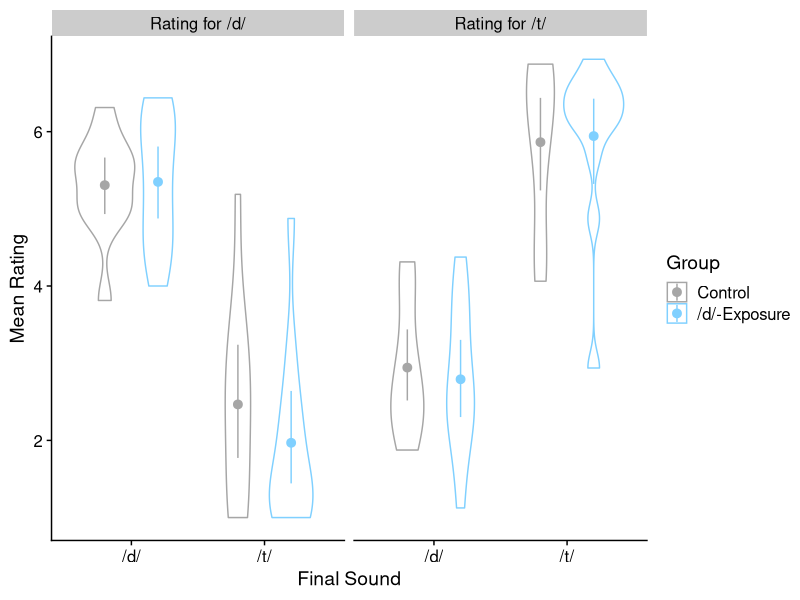

Here is the R script that generated this plot:
## ---- chunk 1
knitr::opts_chunk$set(echo = TRUE)

## ---- chunk 2
library(tidyverse)
library(magrittr)
library(cowplot)
library(stringi)
library(lme4)
library(lmerTest)
library(ggplot2)
## ---- chunk 3
# Pipes
get_LD_byParticipant = . %>% 
  filter(Block.Type == "exposure") %>%
  group_by(Language, Group, Participant) %>% 
  summarise(
    Accuracy = mean(LD.Correct, na.rm = T),
    RT = mean(LD.RT, na.rm = T)) 

get_LD.Accuracy_byGroup = . %>% 
  get_LD_byParticipant() %>% 
  group_by(Language, Group) %>% 
  summarise(mean = mean(Accuracy, na.rm = T), 
            sd = sd(Accuracy, na.rm = T)) %>%
  ungroup() %>%
  mutate_at(c("mean", "sd"),
            .funs = function(x) 100 * round(x, 3))

get_LD.RT_byGroup = . %>% 
  get_LD_byParticipant() %>% 
  group_by(Language, Group) %>% 
  summarise(mean = mean(RT, na.rm = T), 
            sd = sd(RT, na.rm = T)) %>%
  ungroup() %>%
  mutate_at(c("mean", "sd"),
            .funs = function(x) round(x, 1))


get_LD_performance = function(
  d, 
  language = c("English", "Swedish"), 
  group = c("control", "/d/-exposure"), 
  what = "accuracy",
  critical = F) {
  require(magrittr)
  
  if (critical) {
    group = "/d/-exposure"
    d %<>% 
      filter(Item.Type == "critical") 
  }
  d %<>% 
    filter(Language %in% language, Group %in% group) %>% 
    droplevels()
  
  if (what == "accuracy")
    d %<>% get_LD.Accuracy_byGroup() else if (what == "RT") 
    d %<>% get_LD.RT_byGroup()
  
  text = ""
  for (l in language) {
    # If more than one language, add language to paste, otherwise not
    if (length(language) > 1) text = paste0(text, l, ", ")
    for (g in group) {
      text = paste0(
        text, 
        # If more than one group, add group to paste, otherwise not
        if (length(group) > 1) paste0(g, " group: ") else "",
        "M = ", 
        d[d$Language == l & d$Group == g, "mean"], 
        ", SD = ",
        d[d$Language == l & d$Group == g, "sd"])
      if (
        !and(
          l == language[length(language)], 
          g == group[length(group)])) 
        text = paste0(text, "; ")
    }
  }
  
  return(text)
} 
## ---- chunk 4
# Load swedish data
d.swedish = read_csv(file = "../data/Swedish/pilot_test/testrun2.csv")

# Standardize variable names for Swedish
d.swedish %<>%
  dplyr::rename(
    Participant = participant,
    Item.WordID = item,
    Item.Type = item_cond,
    Item.Filename = sound,
    LD.Expected = corr_ans,
    LD.Answer = key_resp_2.keys,
    LD.Correct = key_resp_2.corr,
    LD.RT = key_resp_2.rt,
    Rating.for = rating_for,
    Rating.Answer = rating_1.response,
    Rating.RT = rating_1.rt,
    TestBlock = block_id,
    List = listname) %>%
  mutate(
    Language = "Swedish",
    Block.Type = gsub("^([A-Z]).*$", "\\1", Item.Type),
    Block.Type = factor(case_when(
      Block.Type == "E" ~ "exposure",
      Block.Type == "T" ~ "test",
      T ~ NA_character_
    )),
    Item.MinimalPair = factor(
      ifelse(Block.Type == "exposure", NA,
             tolower(gsub("^[A-Z]+_([0-9]+)_.*$", "\\1", Item.Filename)))),
    ItemTemp = gsub("^[A-Z]([A-Z]+)$", "\\1", Item.Type),
    Item.WordStatus = factor(case_when(
      ItemTemp == "NW" ~ "non-word",
      ItemTemp %in% c("FW", "CW", "TW", "TF", "DF", "TI", "DI") ~ "word",
      T ~ NA_character_
    )),
    Item.Type = factor(case_when(
      ItemTemp %in% c("NW", "FW") ~ "filler",
      ItemTemp %in% c("CW", "TW") ~ "critical",
      ItemTemp %in% c("TF", "DF", "TI", "DI") ~ "test",
      T ~ NA_character_
    )),
    Sound.Type = factor(case_when(
      ItemTemp %in% c("DI", "DF", "TW") ~ "d",
      ItemTemp %in% c("TI", "TF") ~ "t",
      T ~ NA_character_
    )),  
    Sound.Position = factor(case_when(
      ItemTemp %in% c("TF", "DF", "TW") ~ "final",
      ItemTemp %in% c("TI", "DI") ~ "initial",
      T ~ NA_character_
    )),
    Item.Word = str_replace(stri_trans_general(
      Item.Filename, 
      "Latin-ASCII"),
      "^[A-Z]+_[0-9]+_([a-z]+)_.*$", "\\1")
  ) %>%
  group_by(Participant) %>%
  mutate(
    Group = if(sum(ifelse(ItemTemp == "TW", 1, 0)) == 0) 
      "control" else "/d/-exposure",
    Trial = row_number()
  ) %>%
  ungroup() %>%
  # Delete variable no longer necessary
  mutate(    
    group = NULL,
    ItemTemp = NULL,
    position = NULL,
    X1 = NULL,
    X = NULL
  ) %>%
  # Create factors
  mutate_at(
    c("List", "Group", "Participant", 
      "TestBlock", "Item.MinimalPair", "Item.WordID", 
      "LD.Expected", "LD.Answer",
      "Rating.for"),
    .funs = factor
  ) %>%
  # Remove participants 100 & 111 because they are nonnative
  filter(!Participant %in% c(100, 111)) %>%
  # Order columns
  select(Language, List, 
         Group, Participant,
         Block.Type, TestBlock,
         Trial, 
         Item.MinimalPair, Item.WordID, Item.Type, Item.Word, Item.WordStatus, Item.Filename,
         Sound.Type, Sound.Position,
         LD.Expected, LD.Answer, LD.Correct, LD.RT,
         Rating.for, Rating.Answer, Rating.RT)

# Combine Swedish and English here
d = d.swedish %>%
  mutate(Language = factor(Language, levels = c("English", "Swedish")))
## ---- chunk 5
d.swedish.test.BySubject = d.swedish %>%
  filter(Block.Type == "test") %>%
  group_by(Participant, Group, Rating.for, Sound.Type, Sound.Position) %>%
  summarise(
    meanRating = mean(Rating.Answer),
    meanRT = mean(Rating.RT),
    n = n()
  ) 

levels(d.swedish.test.BySubject$Rating.for) <- c("Rating for /d/", "Rating for /t/")
levels(d.swedish.test.BySubject$Group) <- c("Control", "/d/-Exposure")
d.swedish.test.BySubject %>%
  filter(Sound.Position == "final") %>% 
  ggplot(aes(x = Sound.Type, y = meanRating, color = Group)) +
  geom_violin( position = position_dodge (0.8)) + 
  stat_summary(
    fun.data = mean_cl_boot, 
    geom = "pointrange", 
    position = position_dodge(0.8)) + 
  scale_x_discrete(labels=c("d" ="/d/", "t" = "/t/")) +
  scale_colour_manual(values = c( "#a6a6a6", "#80d0ff")) + 
  xlab("Final Sound") + ylab("Mean Rating") + 
  facet_grid(. ~ Rating.for) + 
  theme_cowplot()
